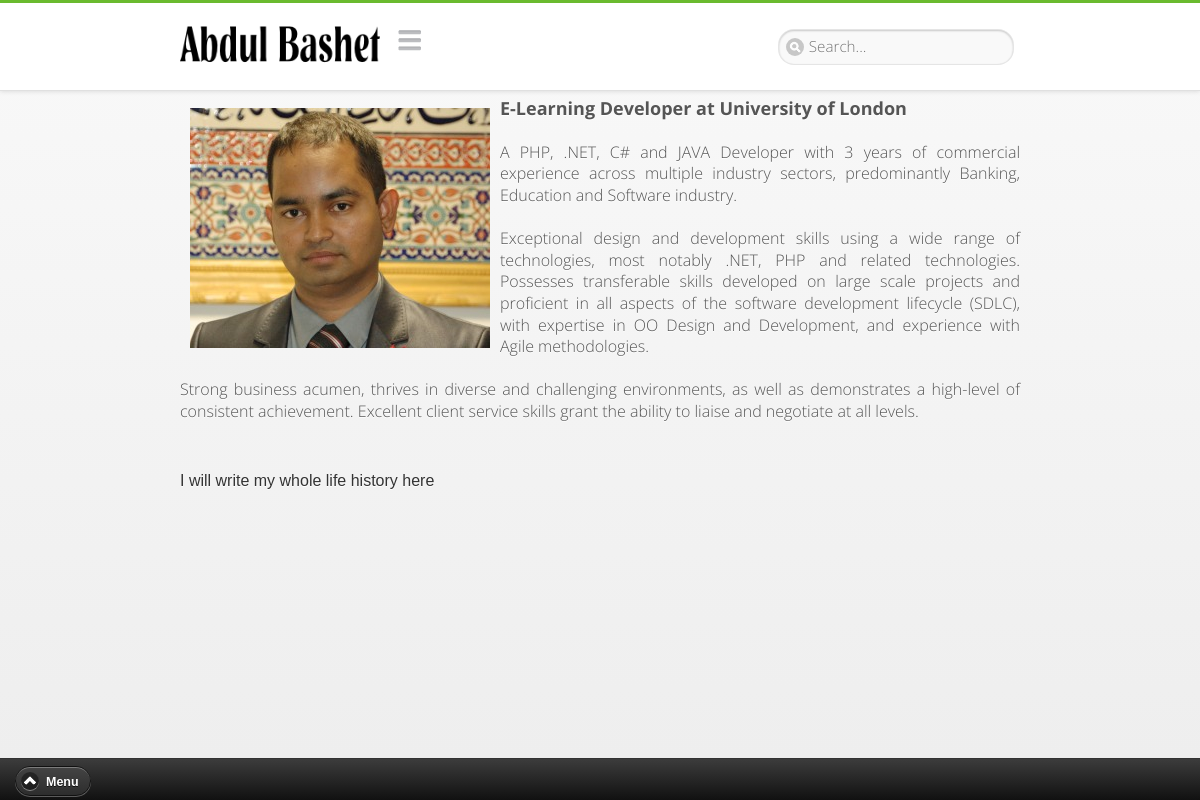
Screenshot of /PersonalBiography/index.php with the database file from the repository.
### tables this page shows
CREATE TABLE IF NOT EXISTS `user` (
  `id` int(11) NOT NULL AUTO_INCREMENT,
  `username` varchar(45) DEFAULT NULL,
  `pass` varchar(45) DEFAULT NULL,
  `intro` text,
  `pic` varchar(45) DEFAULT NULL,
  `lastaccess` datetime DEFAULT NULL,
  PRIMARY KEY (`id`)
);

CREATE TABLE IF NOT EXISTS `personal` (
  `id` int(11) NOT NULL AUTO_INCREMENT,
  `user` int(11) NOT NULL,
  `intro` text NOT NULL,
  `description` text,
  `modified` timestamp NOT NULL DEFAULT CURRENT_TIMESTAMP ON UPDATE CURRENT_TIMESTAMP,
  PRIMARY KEY (`id`)
);

### PersonalBiography/index.php (the view, shortened to what this page needs)
<?php
global $CFG;
$mysqli = new mysqli($CFG->dbhost, $CFG->dbuser, $CFG->dbpass, $CFG->dbname);
$username = 'bashet';
$sql = "Select intro,pic from user where username='$username'";
if ($result = $mysqli->query($sql)) {
    while($obj = $result->fetch_object()){
        $intro = $obj->intro;
        $pic = $obj->pic;
    }
}
?>
<!DOCTYPE html>
<html>
<head>
    <link rel="stylesheet" href="../style.css">
    <link rel="stylesheet"  href="../css/themes/default/jquery.mobile-1.3.0.css">
    <link rel="stylesheet" href="../assets/css/style.css">
</head>
<body>
<div data-role="page" class="jqm-demos jqm-demos-index">
    <div data-role="header" class="jqm-header">
        <h1 class="jqm-logo"><a href="../"><img src="../images/abdulbashet.png" alt="Abdul Bashet"></a></h1>
        <a href="#" class="jqm-navmenu-link" data-icon="bars" data-iconpos="notext">Navigation</a>
        <div class="jqm-search">
        </div>
    </div>
    <div data-role="content" class="jqm-content">
        <p class="jqm-intro">
            <?php
                echo '<img class="profilepic" src="../'.$pic.'">';
                echo $intro;
            ?>
        </p>
        <?php include('content.php');?>
    </div>
    <?php include('../common/footer.php');?>
</div>
</body>
</html>

### PersonalBiography/content.php (shortened to what this page needs)
<?php
global $CFG;
$mysqli = new mysqli($CFG->dbhost, $CFG->dbuser, $CFG->dbpass, $CFG->dbname);
$user =1;
$sql = "Select description from personal where user=$user";
if ($result = $mysqli->query($sql)) {
    while($obj = $result->fetch_object()){
        $description = $obj->description;
    }
}
$content = '';
$content .= $description;
echo $content;
?>

### style.css (style rules this page uses)
.profilepic { float: left; padding: 10px 10px 10px 10px; }

### assets/css/style.css (style rules this page uses)
.jqm-demos strong { font-weight: bold; }
.jqm-demos img { max-width: 100%; }
body, .jqm-demos { background-color: #fefefe; }
.jqm-header { background: #fff; border-top: 3px solid #6ABA2F; border-bottom: 1px solid #e0e0e0; color: #777; text-shadow: 0 1px 0 #fff; -webkit-box-shadow: 0 0 5px rgba(0,0,0,.15); -moz-box-shadow: 0 0 5px rgba(0,0,0,.15); box-shadow: 0 0 5px rgba(0,0,0,.15); }
.jqm-header h1.jqm-logo { font-size: 1em; margin: .6em 3.375em; }
.jqm-header .jqm-logo a { display: inline-block; text-decoration: none; min-height: 40px; }
.jqm-header .jqm-logo img { display: block; width: 140px; height: auto; }
.jqm-header > .ui-btn { width: 31px; height: 31px; -webkit-border-radius: 0; border-radius: 0; }
.jqm-header > .ui-btn, .jqm-header.ui-header-fixed.ui-fixed-hidden > .ui-btn-icon-notext { top: 1.1em; }
.jqm-header .jqm-navmenu-link { left: 15px; }
.jqm-header > .ui-btn, .jqm-header > .ui-btn .ui-btn-inner { border: none; background: none; }
.jqm-header > .ui-btn, .jqm-header > .ui-btn .ui-icon { -webkit-box-shadow: none; -moz-box-shadow: none; box-shadow: none; }
.jqm-search { display: none; background: #eee; border-top: 1px solid transparent; padding: 0 .7em; }
@media all and (min-width:46em) { .jqm-header h1.jqm-logo { text-align: left; margin: .8em 0 .8em 15%; } }
@media all and (min-width:46em) { .jqm-header .jqm-logo a { min-height: 57px; } }
@media all and (min-width:46em) { .jqm-header .jqm-logo img { display: block; width: 200px; height: auto; } }
@media all and (min-width:46em) { .jqm-header > .ui-btn, .jqm-header.ui-header-fixed.ui-fixed-hidden > .ui-btn-icon-notext { top: 1.4em; } }
@media all and (min-width:46em) { .jqm-header .jqm-navmenu-link { left: 15%; margin-left: 215px; } }
@media all and (min-width:46em) { .ui-panel-animate.ui-panel-content-wrap > .ui-header.jqm-header { position: relative; } }
@media all and (min-width:46em) { .jqm-search, .jqm-search-toggle .jqm-search { display: block; position: absolute; top: 1.58125em; right: 15%; background: none; border: none; } }
.jqm-content > p { font-family: 'Open Sans', sans-serif; font-weight: 400; font-size: 0.95em; }
.jqm-content .jqm-intro { text-align: justify; font-size: 120%; font-family: 'Open Sans', sans-serif; font-weight: 300; line-height: 135%; margin-top: -.5em; margin-bottom: .5em; padding-bottom: 2.6em; color: #555; border-bottom-width: 1px; border-bottom-style: solid; border-bottom-color: #e5e5e5; border-bottom-color: rgba(0,0,0,.1); }
.jqm-demos-index .jqm-content p.jqm-intro { border: none; font-size: 16px; }
.jqm-demos-index .jqm-content p.jqm-intro strong { border: none; font-size: 18px; }
@media all and (min-width:46em) { .jqm-demos .jqm-content { padding: 15px 15% 4.5em; } }

### rows the page displays
user: pic (picture), intro "E-Learning Developer at University of London A PHP, .NET, C# and JAVA Developer with 3 years of commercial experience across multiple industry sectors, predominantly Banking, Education and Software industry. Exceptional design and development skills using a wide range of technologies, most notably .NET, PHP and related technologies. Possesses transferable skills developed on large scale projects and proficient in all aspects of the software development lifecycle (SDLC), with expertise in OO Design and Development, and experience with Agile methodologies. Strong business acumen, thrives in diverse and challenging environments, as well as demonstrates a high-level of consistent achievement.…"
personal: description "I will write my whole life history here"
